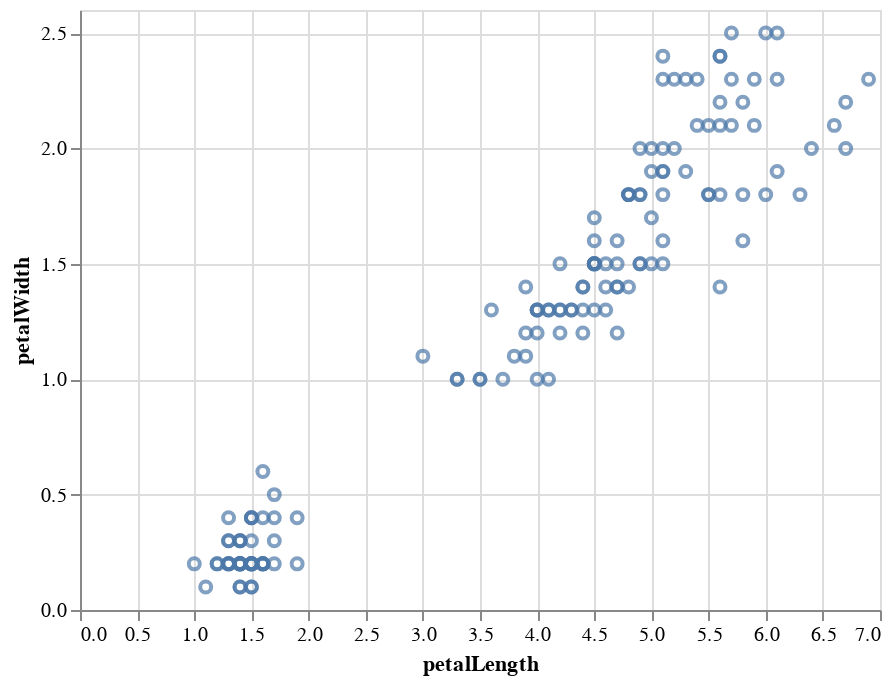

The notebook cell this image was saved under:
### Markdown cell above
Another thing we might do with the points is to expand them into a 2D chart by also encoding the y value. We'll return to using ``point`` markers, and put ``petalWidth`` on the y-axis

### Code cell
alt.Chart(iris).mark_point().encode(
    x='petalLength',
    y='petalWidth'
)

### Figure 1 — Vega-Lite specification as saved in the notebook (floating-point values rounded to 4 significant figures; data arrays with more than 128 entries replaced by an {"elided": "..."} marker saying what was removed)
{"config": {"view": {"continuousWidth": 400, "continuousHeight": 300}}, "data": {"name": "data-a264acbd6e539a8b3afc0cb5f240fb57"}, "mark": "point", "encoding": {"x": {"field": "petalLength", "type": "quantitative"}, "y": {"field": "petalWidth", "type": "quantitative"}}, "$schema": "https://vega.github.io/schema/vega-lite/v4.17.0.json", "datasets": {"data-a264acbd6e539a8b3afc0cb5f240fb57": {"elided": "150 records"}}}
